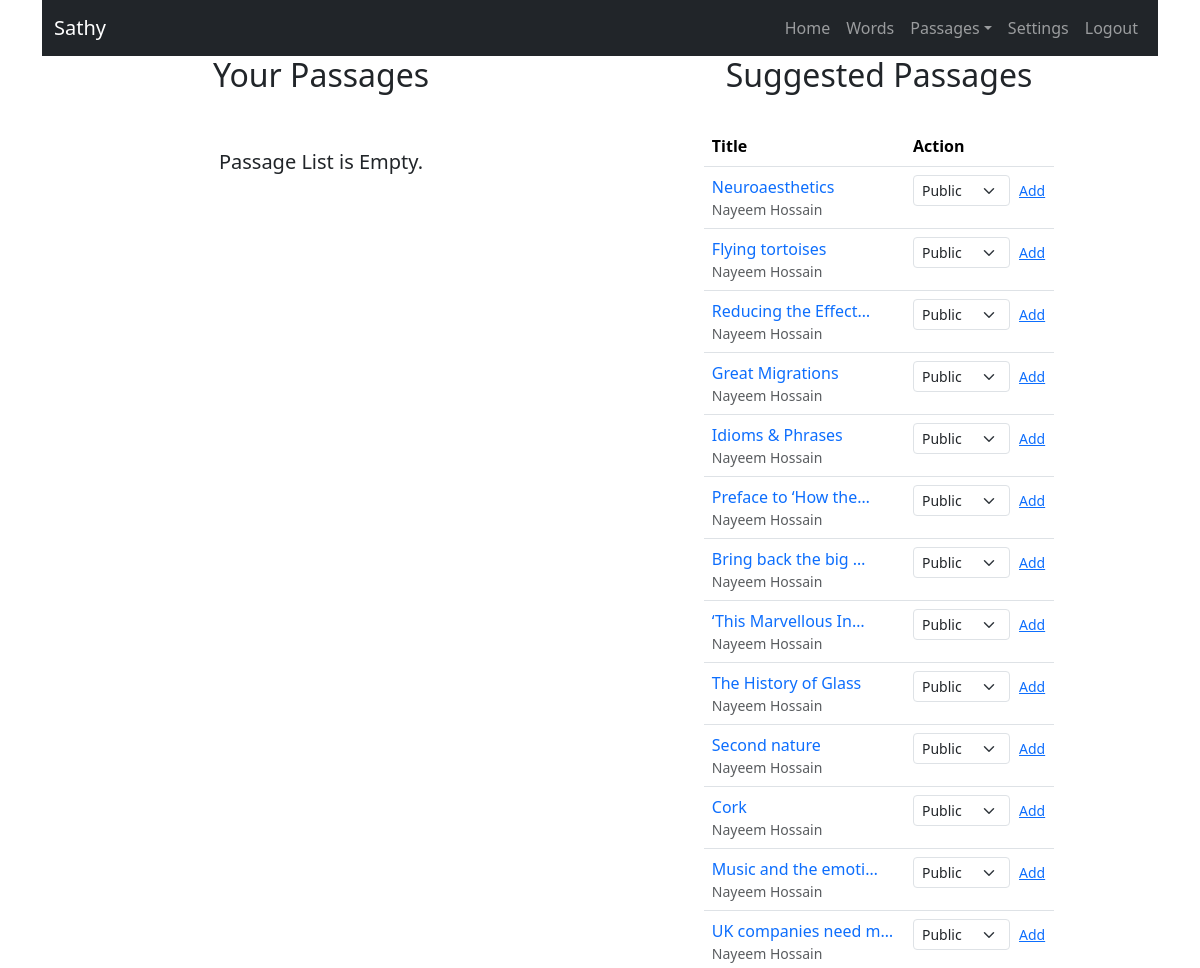
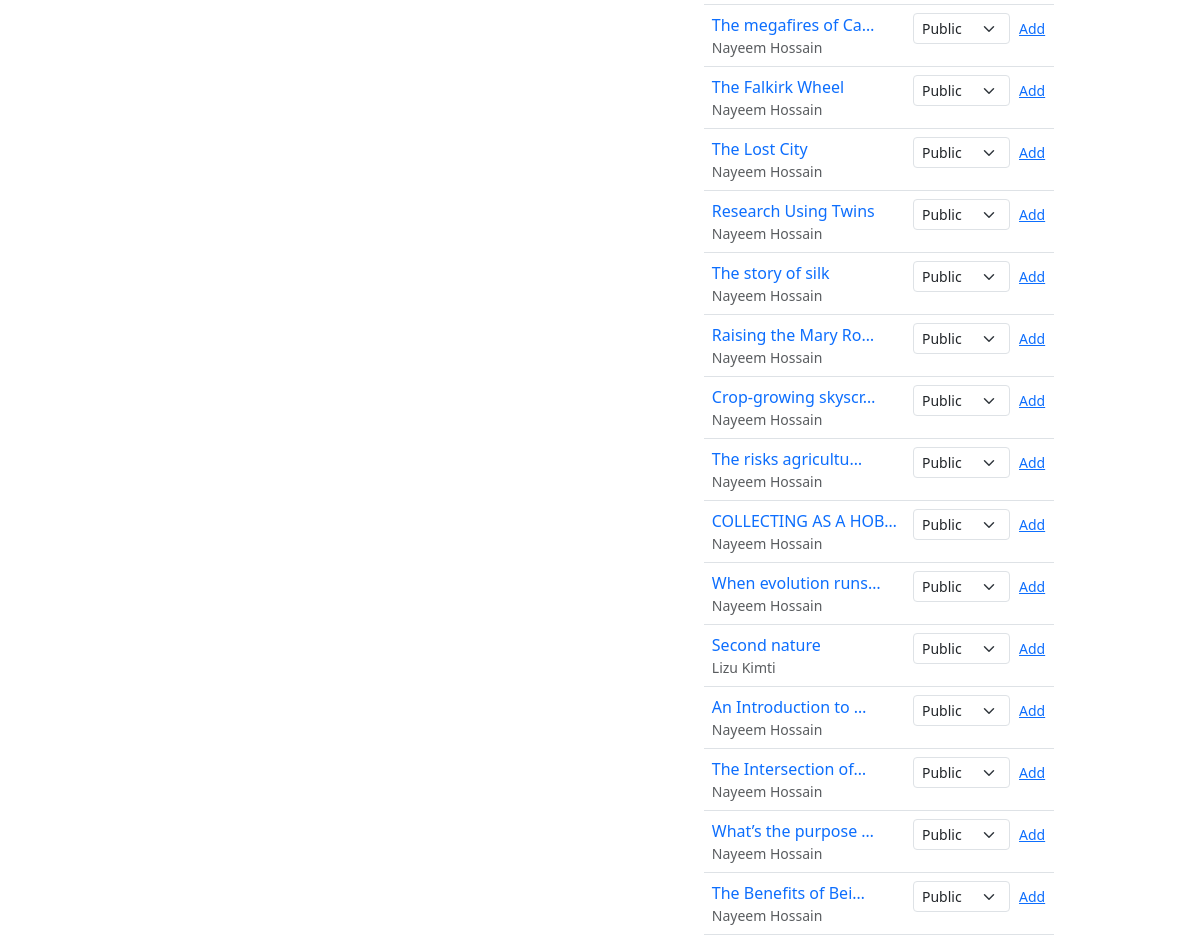
The page /passage/get-passages/ (signed in) on the database its author committed (2 pictures, top to bottom).
### user/models.py (models this page shows, shortened)
class User(AbstractUser):
    phone = models.CharField(max_length=100, null=True, blank=True)
    gender = models.CharField(max_length=10, choices=ghelp.list_to_tuple(CHOICE.GENDER), blank=True, null=True)
    user_type = models.CharField(max_length=20, choices=ghelp.list_to_tuple(CHOICE.USER_TYPE), default='General')
    @property
    def full_name(self):
        name = None
        if self.first_name and self.last_name: name = f'{self.first_name} {self.last_name}'
        else:
            if self.first_name: name = self.first_name
            else:
                if self.last_name: name = self.last_name
        return name
    @property
    def short_name(self):
        name = None
        if self.first_name: name = self.first_name
        else:
            if self.last_name: name = self.last_name
        return name

### passage/models.py (models this page shows, shortened)
class UserPassage(models.Model):
    user = models.ForeignKey(MODELS_USER.User, on_delete=models.CASCADE, related_name='user_passages')
    passage = models.ForeignKey(Passage, on_delete=models.CASCADE, related_name='passage_users')
    title = models.CharField(max_length=100)
    content = CKEditor5Field(config_name='extends')
    note = CKEditor5Field(config_name='extends')
    audience = models.CharField(max_length=15, choices=ghelp.list_to_tuple(CHOICE.AUDIENCE))
    hide_from_mine_profile = models.BooleanField(default=False)
    created_at = models.DateTimeField(auto_now_add=True)
    class Meta:
        unique_together = [['user', 'passage']]

class Passage(models.Model):
    title = models.CharField(max_length=100)
    content = CKEditor5Field(config_name='extends')
    ielts_book = models.ForeignKey(IeltsBook, on_delete=models.SET_NULL, blank=True, null=True, related_name='ielts_book_passage')
    added_by = models.ForeignKey(MODELS_USER.User, on_delete=models.SET_NULL, blank=True, null=True, related_name='added_by_passage')
    created_at = models.DateTimeField(auto_now_add=True)

### passage/views.py (the view)
# urls.py: path('get-passages/', views.get_passages, name='get-passages'),
@login_required(login_url=ghelp.nav_links(key='login')['link'])
def get_passages(request):
    html_path = 'dictionary/passage/get_passage.html'
    context = {
        'title': 'Passage',
        'user': request.user,
        'nav_links': {
            'auth': {
                'home': ghelp.nav_links(key='home', user=request.user),
                'view_passage': ghelp.nav_links(key='view_passage'),
                'add_passage': ghelp.nav_links(key='add_passage'),
                'words': ghelp.nav_links(key='words'),
                'settings': ghelp.nav_links(key='settings'),
                'logout': ghelp.nav_links(key='logout')
            },
            'unauth': {
                'home': ghelp.nav_links(key='home'),
                'login': ghelp.nav_links(key='login'),
                'register': ghelp.nav_links(key='register'),
            }
        },
        'passages': MODELS_PASS.UserPassage.objects.filter(user=request.user, hide_from_mine_profile=False).order_by('-id'),
        'preview_passages': ghelp.get_passages_to_display(MODELS_USER.UserFriend, MODELS_PASS.UserPassage, request.user),
        'audiences': CHOICE.AUDIENCE,
        'friends': ghelp.get_friends(MODELS_USER.UserFriend, request.user, id=False),
    }
    return render(request, html_path, context=context)

### help/common/n.py (called while the page is built)
    def get_friends(self, Userfriend, loggedin_user, id=True):
        if id: return [user_id for pair in Userfriend.objects.filter(Q(user=loggedin_user) | Q(friend=loggedin_user)).values('user', 'friend') for user_id in pair.values() if user_id != loggedin_user.id]
        else:
            friends = []
            for user_friend in Userfriend.objects.filter(Q(user=loggedin_user) | Q(friend=loggedin_user)):
                if user_friend.user.id == loggedin_user.id: friends.append(user_friend.friend)
                else: friends.append(user_friend.user)
            return friends

### templates/dictionary/passage/get_passage.html (shortened to what this page needs)
{% extends 'base.html' %}
{% load passage_filters %}
{% block navbar %}
    <nav class="navbar navbar-expand-lg navbar-dark navbar-sticky-top">
        <div class="container-fluid">
            <a class="navbar-brand" href="{% url nav_links.auth.home.name %}">{{nav_links.auth.home.level}}</a>
            <div class="collapse navbar-collapse" id="navbarNav">
                <ul class="navbar-nav ms-auto">
                    {% if user.is_authenticated %}
                        <li class="nav-item"><a class="nav-link" href="{% url nav_links.auth.home.name %}">Home</a></li>
                        <li class="nav-item"><a class="nav-link" href="{% url nav_links.auth.words.name %}">{{nav_links.auth.words.level}}</a></li>
                        <li class="nav-item dropdown">
                            <a class="nav-link dropdown-toggle" href="#" id="passagesDropdown" role="button" data-bs-toggle="dropdown" aria-expanded="false">Passages</a>
                        </li>
                        <li class="nav-item"><a class="nav-link" href="{% url nav_links.auth.settings.name %}">{{nav_links.auth.settings.level}}</a></li>
                        <li class="nav-item"><a class="nav-link" href="{% url nav_links.auth.logout.name %}">{{nav_links.auth.logout.level}}</a></li>
                    {% endif %}
                </ul>
            </div>
        </div>
    </nav>
{% endblock %}
{% block body %}
    {% if user.is_authenticated  %}
        <div class="container-fluid">
            <div class="row">
                <div class="col-12 col-md-6 col-sm-12">
                    <div class="d-flex flex-column">
                        <div class="d-flex justify-content-center align-items-center">
                            <div class="d-flex flex-column justify-content-center align-items-center">
                                <span class="h2">Your Passages</span>
                            </div>
                        </div>
                        <div class="d-flex justify-content-center align-items-center mt-4">
                            {% if passages %}
                                <div class="table-responsive">
                                    <table class="table table-hover">
                                        <thead>
                                            <tr>
                                                <th scope="col">Title</th>
                                                <th scope="col" class="d-none d-md-table-cell">Created At</th>
                                                <th scope="col">Action</th>
                                            </tr>
                                        </thead>
                                        <tbody>
                                            {% for passage in passages %}
                                                <tr>
                                                    <td>
                                                        <a style="text-decoration: none;" href="/passage/get-single-passage/{{passage.id}}">{{passage.title|truncatechars:20}}</a>
                                                    </td>
                                                    <td class="d-none d-md-table-cell">{{passage.created_at}}</td>
                                                    <td>
                                                        <a style="text-decoration: none;" href="/passage/remove-passage-from-my-list/{{passage.id}}">Remove</a>
                                                    </td>
                                                </tr>
                                            {% endfor %}
                                        </tbody>
                                    </table>
                                </div>
                            {% else %}
                                <span class="h5">Passage List is Empty.</span>
                            {% endif %}
                        </div>
                    </div>
                </div>
                <div class="col-12 col-md-6 col-sm-12">
                    <div class="d-flex flex-column">
                        <div class="d-flex justify-content-center align-items-center">
                            <span class="h2">Suggested Passages</span>
                        </div>
                        <div class="d-flex justify-content-center align-items-center mt-4">
                            {% if preview_passages %}
                                <div class="table-responsive">
                                    <table class="table table-hover">
                                        <thead>
                                            <tr>
                                                <th scope="col">Title</th>
                                                <th scope="col">Action</th>
                                            </tr>
                                        </thead>
                                        <tbody>
                                            {% for preview_passage in preview_passages %}
                                                <tr>
                                                    <td>
                                                        <a class="d-flex flex-column" style="text-decoration: none;" href="/passage/get-single-passage/{{preview_passage.id}}">
                                                            <span>{{preview_passage.passage.title|truncatechars:20}}</span>
                                                            <small class="text-muted">{{preview_passage.user.full_name}}</small>
                                                        </a>
                                                    </td>
                                                    <td>
                                                        <form method="POST" action="{% url 'add-passage-to-your-list' preview_passage.passage.id %}" class="d-flex flex-column flex-md-row align-items-center gap-2">
                                                            <select id="audience" name="audience" class="form-select form-select-sm">
                                                                {% for audience in audiences %}
                                                                    <option value="{{ audience }}">{{ audience }}</option>
                                                                {% endfor %}
                                                            </select>
                                                            <button type="submit" class="btn btn-sm btn-link p-0">Add</button>
                                                        </form>
                                                    </td>
                                                </tr>
                                            {% endfor %}
                                        </tbody>
                                    </table>
                                </div>
                            {% else %}
                                <span class="h5">No Suggestions Available.</span>
                            {% endif %}
                        </div>
                    </div>
                </div>
            </div>
        </div>
    {% else %}
        <h1>Login First</h1>
    {% endif %}
{% endblock %}

### templates/base.html (style rules this page uses)
.navbar-sticky-top { position: sticky; top: 0; background-color: #212529; }

### rows shown on the page
User: auth.home.level "Sathy"
UserPassage: passage "Neuroaesthetics", user.full_name "Nayeem Hossain"
UserPassage: passage "Flying tortoises", user.full_name "Nayeem Hossain"
UserPassage: passage "Reducing the Effect…", user.full_name "Nayeem Hossain"
UserPassage: passage "Great Migrations", user.full_name "Nayeem Hossain"
UserPassage: passage "Idioms & Phrases", user.full_name "Nayeem Hossain"
UserPassage: passage "Preface to ‘How the…", user.full_name "Nayeem Hossain"
UserPassage: passage "Bring back the big …", user.full_name "Nayeem Hossain"
UserPassage: passage "‘This Marvellous In…", user.full_name "Nayeem Hossain"
UserPassage: passage "The History of Glass", user.full_name "Nayeem Hossain"
UserPassage: passage "Second nature", user.full_name "Nayeem Hossain"
UserPassage: passage "Cork", user.full_name "Nayeem Hossain"
UserPassage: passage "Music and the emoti…", user.full_name "Nayeem Hossain"
UserPassage: passage "UK companies need m…", user.full_name "Nayeem Hossain"
UserPassage: passage "The megafires of Ca…", user.full_name "Nayeem Hossain"
UserPassage: passage "The Falkirk Wheel", user.full_name "Nayeem Hossain"
UserPassage: passage "The Lost City", user.full_name "Nayeem Hossain"
UserPassage: passage "Research Using Twins", user.full_name "Nayeem Hossain"
UserPassage: passage "The story of silk", user.full_name "Nayeem Hossain"
UserPassage: passage "Raising the Mary Ro…", user.full_name "Nayeem Hossain"
UserPassage: passage "Crop-growing skyscr…", user.full_name "Nayeem Hossain"
UserPassage: passage "The risks agricultu…", user.full_name "Nayeem Hossain"
UserPassage: passage "COLLECTING AS A HOB…", user.full_name "Nayeem Hossain"
UserPassage: passage "When evolution runs…", user.full_name "Nayeem Hossain"
UserPassage: passage "Second nature", user.full_name "Lizu Kimti"
UserPassage: passage "An Introduction to …", user.full_name "Nayeem Hossain"
UserPassage: passage "The Intersection of…", user.full_name "Nayeem Hossain"
UserPassage: passage "What’s the purpose …", user.full_name "Nayeem Hossain"
UserPassage: passage "The Benefits of Bei…", user.full_name "Nayeem Hossain"

### other values the page prints
{{ nav_links.auth.words.level }} "Words"
{{ nav_links.auth.settings.level }} "Settings"
{{ nav_links.auth.logout.level }} "Logout"
form field audience "Public"
